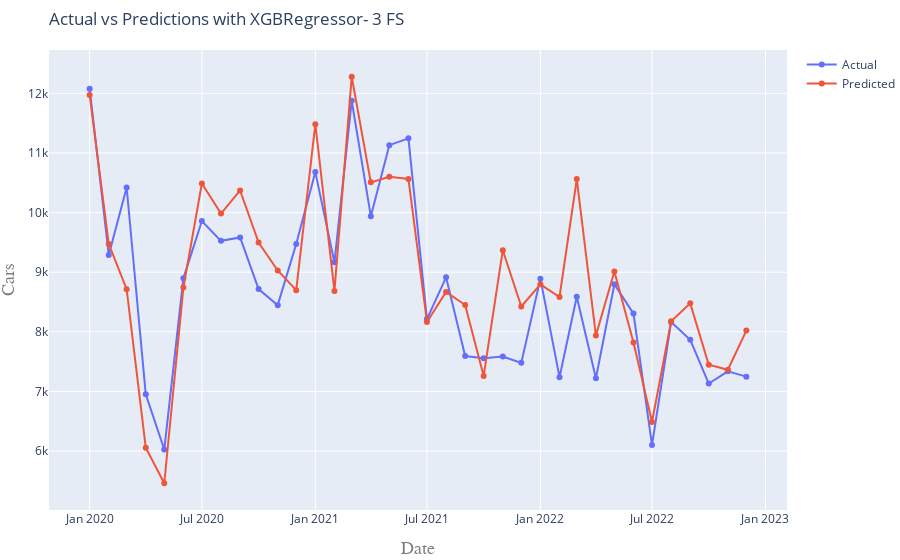
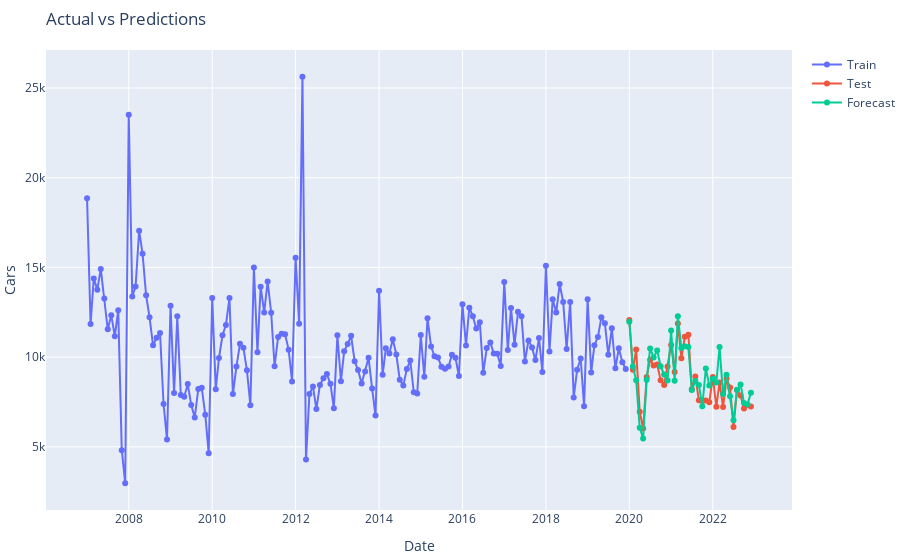

Notebook code for these charts, in order:
### Code cell
max_features = [3]
for mf in max_features:
    selected_features = feature_importance[:mf].Feature.values

    X_train_fs = X_train[selected_features]
    X_test_fs = X_test[selected_features]

    # Compute and print model score with feature selection
    model_name = xgb_model.__class__.__name__ + '- ' + str(mf) + ' FS'
    scoring(model_name, xgb_model, X_train_fs, y_train, X_test_fs, y_test)
